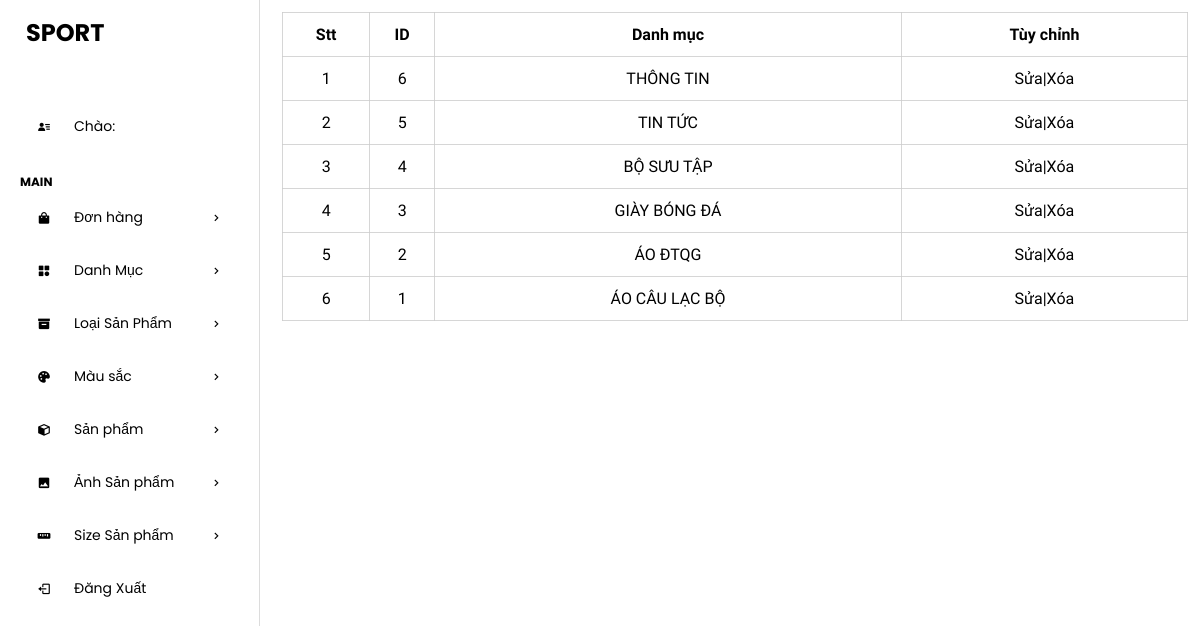
The page /admin/admin/cartegorylist.php (signed in) on the database its author committed.
### tables this page shows
CREATE TABLE `tbl_danhmuc` (
  `danhmuc_id` int(11) NOT NULL,
  `danhmuc_ten` varchar(255) NOT NULL
);

### admin/admin/lib/database.php (called while the page is built, shortened)
<?php
class Database
{
    public $host = DB_HOST;
    public $user = DB_USER;
    public $pass = DB_PASS;
    public $dbname = DB_NAME;
    public $link;
    private function connectDB()
    {
        try {
            $this->link = new PDO("mysql:host={$this->host};dbname={$this->dbname}", $this->user, $this->pass);
            $this->link->setAttribute(PDO::ATTR_ERRMODE, PDO::ERRMODE_EXCEPTION);
            $this->link->exec("set names utf8");
        } catch (PDOException $e) {
            $this->error = "Connection fail: " . $e->getMessage();
            return false;
        }
    }
    public function select($query, $params = [])
    {
        try {
            $stmt = $this->link->prepare($query);
            $stmt->execute($params);
            return $stmt;
        } catch (PDOException $e) {
            $this->error = "Query failed: " . $e->getMessage();
            return false;
        }
    }
}

### admin/admin/class/cartegory_class.php (called while the page is built, shortened)
<?php
class cartegoty
{
   private $db;
   public function __construct()
   {
       $this ->db = new Database();
   }
   public function show_cartegory(){
       $query = "SELECT * FROM tbl_danhmuc ORDER BY danhmuc_id DESC";
       $result = $this -> db ->select($query);
       return $result;
   }
   }
?>

### admin/admin/cartegorylist.php (the view, shortened to what this page needs)
<?php
include "header.php";
include "leftside.php";
$cartegory = new cartegoty;
$show_cartegory = $cartegory -> show_cartegory()
?>
<div class="admin-content-right">
    <div class="table-content">
        <table>
            <tr>
                <th>Stt</th>
                <th>ID</th>
                <th>Danh mục</th>
                <th>Tùy chỉnh</th>
            </tr>
            <?php
                    if($show_cartegory){$i=0; while($result= $show_cartegory->fetch(PDO::FETCH_ASSOC)){
                        $i++
                    ?>
            <tr>
                <td> <?php echo $i ?></td>
                <td> <?php echo $result['danhmuc_id'] ?></td>
                <td> <?php echo $result['danhmuc_ten']  ?></td>
                <td><a href="cartegoryedit.php?danhmuc_id=<?php echo $result['danhmuc_id'] ?>">Sửa</a>|<a
                        href="cartegorydelete.php?danhmuc_id=<?php echo $result['danhmuc_id'] ?>">Xóa</a></td>
            </tr>
            <?php
                     }}
                    ?>
        </table>
    </div>
</div>
</section>
</body>
</html>

### admin/admin/css/style.css (style rules this page uses)
:root { --maincolor: #58257b; --subcolor: #a083b4; }
* { padding: 0; margin: 0; box-sizing: border-box; }
body { font-family: "Poppins", sans-serif; }
a { text-decoration: none; color: black; }
.admin-content-right { width: 80%; background-color: #fff; padding: 12px 12px; height: 100vh; overflow-y: scroll; }
.table-content table { width: 100%; }
.table-content table, th, td { text-align: center; border: 1px solid #cccc; border-collapse: collapse; padding: 12px 0; font-family: "Bona Nova", serif; }

### rows shown on the page
tbl_danhmuc: danhmuc_id "6", danhmuc_ten "THÔNG TIN"
tbl_danhmuc: danhmuc_id "5", danhmuc_ten "TIN TỨC"
tbl_danhmuc: danhmuc_id "4", danhmuc_ten "BỘ SƯU TẬP"
tbl_danhmuc: danhmuc_id "3", danhmuc_ten "GIÀY BÓNG ĐÁ"
tbl_danhmuc: danhmuc_id "2", danhmuc_ten "ÁO ĐTQG"
tbl_danhmuc: danhmuc_id "1", danhmuc_ten "ÁO CÂU LẠC BỘ"
